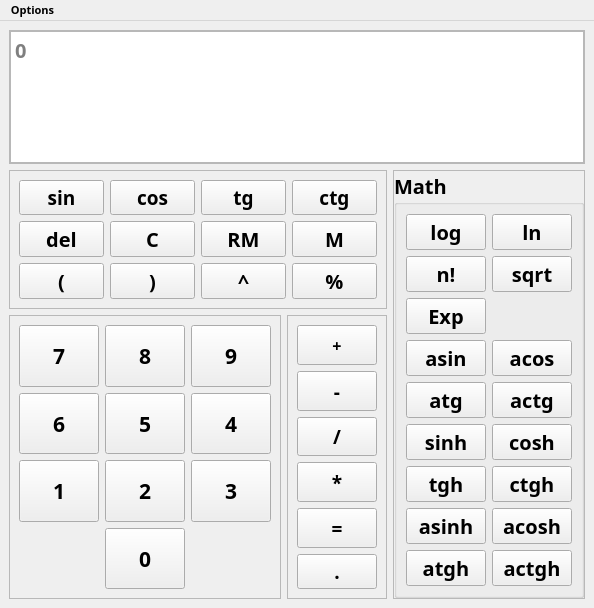
<?xml version="1.0" encoding="UTF-8"?>
<ui version="4.0">
 <class>MainWindow</class>
 <widget class="QMainWindow" name="MainWindow">
  <property name="geometry">
   <rect>
    <x>0</x>
    <y>0</y>
    <width>584</width>
    <height>608</height>
   </rect>
  </property>
  <property name="sizePolicy">
   <sizepolicy hsizetype="MinimumExpanding" vsizetype="MinimumExpanding">
    <horstretch>0</horstretch>
    <verstretch>0</verstretch>
   </sizepolicy>
  </property>
  <property name="font">
   <font>
    <family>Segoe Print</family>
    <pointsize>8</pointsize>
    <weight>75</weight>
    <bold>true</bold>
   </font>
  </property>
  <property name="windowTitle">
   <string>AwesomeCalculator</string>
  </property>
  <widget class="QWidget" name="centralwidget">
   <property name="font">
    <font>
     <pointsize>15</pointsize>
    </font>
   </property>
   <layout class="QGridLayout" name="gridLayout_3" rowstretch="2,0,0,0" columnstretch="0,0,0">
    <item row="2" column="0" colspan="2">
     <widget class="QFrame" name="frame_4">
      <property name="frameShape">
       <enum>QFrame::StyledPanel</enum>
      </property>
      <property name="frameShadow">
       <enum>QFrame::Raised</enum>
      </property>
      <layout class="QGridLayout" name="gridLayout_6">
       <item row="1" column="1">
        <widget class="QPushButton" name="cos_button">
         <property name="sizePolicy">
          <sizepolicy hsizetype="Expanding" vsizetype="Fixed">
           <horstretch>0</horstretch>
           <verstretch>0</verstretch>
          </sizepolicy>
         </property>
         <property name="font">
          <font>
           <family>Segoe Print</family>
           <pointsize>14</pointsize>
           <weight>75</weight>
           <bold>true</bold>
          </font>
         </property>
         <property name="text">
          <string>cos</string>
         </property>
        </widget>
       </item>
       <item row="1" column="2">
        <widget class="QPushButton" name="tan_button">
         <property name="sizePolicy">
          <sizepolicy hsizetype="Expanding" vsizetype="Fixed">
           <horstretch>0</horstretch>
           <verstretch>0</verstretch>
          </sizepolicy>
         </property>
         <property name="font">
          <font>
           <family>Segoe Print</family>
           <pointsize>14</pointsize>
           <weight>75</weight>
           <bold>true</bold>
          </font>
         </property>
         <property name="text">
          <string>tg</string>
         </property>
        </widget>
       </item>
       <item row="1" column="3">
        <widget class="QPushButton" name="cotan_button">
         <property name="sizePolicy">
          <sizepolicy hsizetype="Expanding" vsizetype="Fixed">
           <horstretch>0</horstretch>
           <verstretch>0</verstretch>
          </sizepolicy>
         </property>
         <property name="font">
          <font>
           <pointsize>14</pointsize>
          </font>
         </property>
         <property name="text">
          <string>ctg</string>
         </property>
        </widget>
       </item>
       <item row="1" column="0">
        <widget class="QPushButton" name="sin_button">
         <property name="sizePolicy">
          <sizepolicy hsizetype="Expanding" vsizetype="Fixed">
           <horstretch>0</horstretch>
           <verstretch>0</verstretch>
          </sizepolicy>
         </property>
         <property name="font">
          <font>
           <family>Segoe Print</family>
           <pointsize>14</pointsize>
           <weight>75</weight>
           <bold>true</bold>
          </font>
         </property>
         <property name="text">
          <string>sin</string>
         </property>
        </widget>
       </item>
       <item row="2" column="0">
        <widget class="QPushButton" name="del_button">
         <property name="text">
          <string>del</string>
         </property>
        </widget>
       </item>
       <item row="2" column="1">
        <widget class="QPushButton" name="clear_button">
         <property name="text">
          <string>C</string>
         </property>
        </widget>
       </item>
       <item row="2" column="2">
        <widget class="QPushButton" name="fromMem_button">
         <property name="text">
          <string>RM</string>
         </property>
        </widget>
       </item>
       <item row="2" column="3">
        <widget class="QPushButton" name="toMem_button">
         <property name="text">
          <string>M</string>
         </property>
        </widget>
       </item>
       <item row="3" column="0">
        <widget class="QPushButton" name="opparen_button">
         <property name="text">
          <string>(</string>
         </property>
        </widget>
       </item>
       <item row="3" column="1">
        <widget class="QPushButton" name="clparen_button">
         <property name="text">
          <string>)</string>
         </property>
        </widget>
       </item>
       <item row="3" column="2">
        <widget class="QPushButton" name="pow_button">
         <property name="text">
          <string>^</string>
         </property>
        </widget>
       </item>
       <item row="3" column="3">
        <widget class="QPushButton" name="mod_button">
         <property name="text">
          <string>%</string>
         </property>
        </widget>
       </item>
      </layout>
     </widget>
    </item>
    <item row="0" column="0" rowspan="2" colspan="3">
     <widget class="QScrollArea" name="scrollArea">
      <property name="sizePolicy">
       <sizepolicy hsizetype="Expanding" vsizetype="Minimum">
        <horstretch>0</horstretch>
        <verstretch>0</verstretch>
       </sizepolicy>
      </property>
      <property name="font">
       <font>
        <pointsize>15</pointsize>
       </font>
      </property>
      <property name="widgetResizable">
       <bool>true</bool>
      </property>
      <widget class="QWidget" name="scrollAreaWidgetContents">
       <property name="geometry">
        <rect>
         <x>0</x>
         <y>0</y>
         <width>564</width>
         <height>69</height>
        </rect>
       </property>
       <property name="sizePolicy">
        <sizepolicy hsizetype="Preferred" vsizetype="Ignored">
         <horstretch>0</horstretch>
         <verstretch>0</verstretch>
        </sizepolicy>
       </property>
       <property name="font">
        <font>
         <pointsize>14</pointsize>
        </font>
       </property>
       <layout class="QVBoxLayout" name="verticalLayout">
        <property name="leftMargin">
         <number>0</number>
        </property>
        <property name="topMargin">
         <number>0</number>
        </property>
        <property name="rightMargin">
         <number>0</number>
        </property>
        <property name="bottomMargin">
         <number>0</number>
        </property>
        <item>
         <widget class="QTextBrowser" name="result_field">
          <property name="sizePolicy">
           <sizepolicy hsizetype="Expanding" vsizetype="Ignored">
            <horstretch>0</horstretch>
            <verstretch>0</verstretch>
           </sizepolicy>
          </property>
          <property name="baseSize">
           <size>
            <width>0</width>
            <height>100</height>
           </size>
          </property>
          <property name="font">
           <font>
            <pointsize>15</pointsize>
           </font>
          </property>
          <property name="layoutDirection">
           <enum>Qt::LeftToRight</enum>
          </property>
          <property name="html">
           <string>&lt;!DOCTYPE HTML PUBLIC &quot;-//W3C//DTD HTML 4.0//EN&quot; &quot;http://www.w3.org/TR/REC-html40/strict.dtd&quot;&gt;
&lt;html&gt;&lt;head&gt;&lt;meta name=&quot;qrichtext&quot; content=&quot;1&quot; /&gt;&lt;style type=&quot;text/css&quot;&gt;
p, li { white-space: pre-wrap; }
&lt;/style&gt;&lt;/head&gt;&lt;body style=&quot; font-family:'Segoe Print'; font-size:15pt; font-weight:600; font-style:normal;&quot;&gt;
&lt;p style=&quot;-qt-paragraph-type:empty; margin-top:0px; margin-bottom:0px; margin-left:0px; margin-right:0px; -qt-block-indent:0; text-indent:0px;&quot;&gt;&lt;br /&gt;&lt;/p&gt;&lt;/body&gt;&lt;/html&gt;</string>
          </property>
          <property name="placeholderText">
           <string>0</string>
          </property>
         </widget>
        </item>
       </layout>
      </widget>
     </widget>
    </item>
    <item row="3" column="1">
     <widget class="QFrame" name="frame_2">
      <property name="sizePolicy">
       <sizepolicy hsizetype="Fixed" vsizetype="Expanding">
        <horstretch>0</horstretch>
        <verstretch>0</verstretch>
       </sizepolicy>
      </property>
      <property name="font">
       <font>
        <family>Segoe Script</family>
        <pointsize>14</pointsize>
        <weight>75</weight>
        <bold>true</bold>
       </font>
      </property>
      <property name="frameShape">
       <enum>QFrame::StyledPanel</enum>
      </property>
      <property name="frameShadow">
       <enum>QFrame::Raised</enum>
      </property>
      <layout class="QGridLayout" name="gridLayout_2">
       <item row="4" column="0">
        <widget class="QPushButton" name="result_button">
         <property name="sizePolicy">
          <sizepolicy hsizetype="Expanding" vsizetype="Expanding">
           <horstretch>0</horstretch>
           <verstretch>0</verstretch>
          </sizepolicy>
         </property>
         <property name="text">
          <string>=</string>
         </property>
        </widget>
       </item>
       <item row="1" column="0">
        <widget class="QPushButton" name="minus_button">
         <property name="sizePolicy">
          <sizepolicy hsizetype="Expanding" vsizetype="Expanding">
           <horstretch>0</horstretch>
           <verstretch>0</verstretch>
          </sizepolicy>
         </property>
         <property name="text">
          <string>-</string>
         </property>
        </widget>
       </item>
       <item row="3" column="0">
        <widget class="QPushButton" name="mul_button">
         <property name="sizePolicy">
          <sizepolicy hsizetype="Expanding" vsizetype="Expanding">
           <horstretch>0</horstretch>
           <verstretch>0</verstretch>
          </sizepolicy>
         </property>
         <property name="text">
          <string>*</string>
         </property>
        </widget>
       </item>
       <item row="0" column="0">
        <widget class="QPushButton" name="plus_button">
         <property name="sizePolicy">
          <sizepolicy hsizetype="Expanding" vsizetype="Expanding">
           <horstretch>0</horstretch>
           <verstretch>0</verstretch>
          </sizepolicy>
         </property>
         <property name="font">
          <font>
           <pointsize>12</pointsize>
          </font>
         </property>
         <property name="text">
          <string>+</string>
         </property>
        </widget>
       </item>
       <item row="2" column="0">
        <widget class="QPushButton" name="division_button">
         <property name="sizePolicy">
          <sizepolicy hsizetype="Expanding" vsizetype="Expanding">
           <horstretch>0</horstretch>
           <verstretch>0</verstretch>
          </sizepolicy>
         </property>
         <property name="text">
          <string>/</string>
         </property>
        </widget>
       </item>
       <item row="5" column="0">
        <widget class="QPushButton" name="dot_button">
         <property name="text">
          <string>.</string>
         </property>
        </widget>
       </item>
      </layout>
     </widget>
    </item>
    <item row="3" column="0">
     <widget class="QFrame" name="frame">
      <property name="sizePolicy">
       <sizepolicy hsizetype="Expanding" vsizetype="Expanding">
        <horstretch>0</horstretch>
        <verstretch>0</verstretch>
       </sizepolicy>
      </property>
      <property name="font">
       <font>
        <family>Segoe Print</family>
        <pointsize>16</pointsize>
        <weight>75</weight>
        <bold>true</bold>
       </font>
      </property>
      <property name="frameShape">
       <enum>QFrame::StyledPanel</enum>
      </property>
      <property name="frameShadow">
       <enum>QFrame::Raised</enum>
      </property>
      <layout class="QGridLayout" name="gridLayout">
       <item row="3" column="0">
        <widget class="QPushButton" name="one_button">
         <property name="sizePolicy">
          <sizepolicy hsizetype="Expanding" vsizetype="Expanding">
           <horstretch>0</horstretch>
           <verstretch>0</verstretch>
          </sizepolicy>
         </property>
         <property name="text">
          <string>1</string>
         </property>
        </widget>
       </item>
       <item row="3" column="2">
        <widget class="QPushButton" name="three_button">
         <property name="sizePolicy">
          <sizepolicy hsizetype="Expanding" vsizetype="Expanding">
           <horstretch>0</horstretch>
           <verstretch>0</verstretch>
          </sizepolicy>
         </property>
         <property name="text">
          <string>3</string>
         </property>
        </widget>
       </item>
       <item row="4" column="1">
        <widget class="QPushButton" name="zero_button">
         <property name="sizePolicy">
          <sizepolicy hsizetype="Expanding" vsizetype="Expanding">
           <horstretch>0</horstretch>
           <verstretch>0</verstretch>
          </sizepolicy>
         </property>
         <property name="text">
          <string>0</string>
         </property>
        </widget>
       </item>
       <item row="2" column="0">
        <widget class="QPushButton" name="six_button">
         <property name="sizePolicy">
          <sizepolicy hsizetype="Expanding" vsizetype="Expanding">
           <horstretch>0</horstretch>
           <verstretch>0</verstretch>
          </sizepolicy>
         </property>
         <property name="text">
          <string>6</string>
         </property>
        </widget>
       </item>
       <item row="3" column="1">
        <widget class="QPushButton" name="two_button">
         <property name="sizePolicy">
          <sizepolicy hsizetype="Expanding" vsizetype="Expanding">
           <horstretch>0</horstretch>
           <verstretch>0</verstretch>
          </sizepolicy>
         </property>
         <property name="text">
          <string>2</string>
         </property>
        </widget>
       </item>
       <item row="2" column="1">
        <widget class="QPushButton" name="five_button">
         <property name="sizePolicy">
          <sizepolicy hsizetype="Expanding" vsizetype="Expanding">
           <horstretch>0</horstretch>
           <verstretch>0</verstretch>
          </sizepolicy>
         </property>
         <property name="text">
          <string>5</string>
         </property>
        </widget>
       </item>
       <item row="1" column="2">
        <widget class="QPushButton" name="nine_button">
         <property name="sizePolicy">
          <sizepolicy hsizetype="Expanding" vsizetype="Expanding">
           <horstretch>0</horstretch>
           <verstretch>0</verstretch>
          </sizepolicy>
         </property>
         <property name="text">
          <string>9</string>
         </property>
        </widget>
       </item>
       <item row="2" column="2">
        <widget class="QPushButton" name="four_button">
         <property name="sizePolicy">
          <sizepolicy hsizetype="Expanding" vsizetype="Expanding">
           <horstretch>0</horstretch>
           <verstretch>0</verstretch>
          </sizepolicy>
         </property>
         <property name="text">
          <string>4</string>
         </property>
        </widget>
       </item>
       <item row="1" column="0">
        <widget class="QPushButton" name="seven_button">
         <property name="sizePolicy">
          <sizepolicy hsizetype="Expanding" vsizetype="Expanding">
           <horstretch>0</horstretch>
           <verstretch>0</verstretch>
          </sizepolicy>
         </property>
         <property name="text">
          <string>7</string>
         </property>
        </widget>
       </item>
       <item row="1" column="1">
        <widget class="QPushButton" name="eight_button">
         <property name="sizePolicy">
          <sizepolicy hsizetype="Expanding" vsizetype="Expanding">
           <horstretch>0</horstretch>
           <verstretch>0</verstretch>
          </sizepolicy>
         </property>
         <property name="text">
          <string>8</string>
         </property>
        </widget>
       </item>
      </layout>
     </widget>
    </item>
    <item row="2" column="2" rowspan="2">
     <widget class="QFrame" name="frame_3">
      <property name="frameShape">
       <enum>QFrame::StyledPanel</enum>
      </property>
      <property name="frameShadow">
       <enum>QFrame::Raised</enum>
      </property>
      <layout class="QFormLayout" name="formLayout">
       <property name="horizontalSpacing">
        <number>0</number>
       </property>
       <property name="verticalSpacing">
        <number>2</number>
       </property>
       <property name="leftMargin">
        <number>0</number>
       </property>
       <property name="topMargin">
        <number>0</number>
       </property>
       <property name="rightMargin">
        <number>0</number>
       </property>
       <property name="bottomMargin">
        <number>0</number>
       </property>
       <item row="0" column="1">
        <widget class="QGroupBox" name="groupBox_2">
         <property name="title">
          <string>Math</string>
         </property>
         <layout class="QGridLayout" name="gridLayout_8">
          <item row="2" column="0">
           <widget class="QPushButton" name="exp_button">
            <property name="text">
             <string>Exp</string>
            </property>
           </widget>
          </item>
          <item row="1" column="0">
           <widget class="QPushButton" name="factorial_button">
            <property name="text">
             <string>n!</string>
            </property>
           </widget>
          </item>
          <item row="1" column="1">
           <widget class="QPushButton" name="sqrt_button">
            <property name="text">
             <string>sqrt</string>
            </property>
           </widget>
          </item>
          <item row="4" column="0">
           <widget class="QPushButton" name="atg_button">
            <property name="text">
             <string>atg</string>
            </property>
           </widget>
          </item>
          <item row="6" column="1">
           <widget class="QPushButton" name="ctgh_button">
            <property name="text">
             <string>ctgh</string>
            </property>
           </widget>
          </item>
          <item row="3" column="0">
           <widget class="QPushButton" name="asin_button">
            <property name="text">
             <string>asin</string>
            </property>
           </widget>
          </item>
          <item row="5" column="1">
           <widget class="QPushButton" name="cosh_button">
            <property name="text">
             <string>cosh</string>
            </property>
           </widget>
          </item>
          <item row="0" column="1">
           <widget class="QPushButton" name="log_e_button">
            <property name="text">
             <string>ln</string>
            </property>
           </widget>
          </item>
          <item row="0" column="0">
           <widget class="QPushButton" name="log_ten_button">
            <property name="text">
             <string>log</string>
            </property>
           </widget>
          </item>
          <item row="8" column="0">
           <widget class="QPushButton" name="atgh_button">
            <property name="text">
             <string>atgh</string>
            </property>
           </widget>
          </item>
          <item row="8" column="1">
           <widget class="QPushButton" name="actgh_button">
            <property name="text">
             <string>actgh</string>
            </property>
           </widget>
          </item>
          <item row="6" column="0">
           <widget class="QPushButton" name="tgh_button">
            <property name="text">
             <string>tgh</string>
            </property>
           </widget>
          </item>
          <item row="4" column="1">
           <widget class="QPushButton" name="actg_button">
            <property name="text">
             <string>actg</string>
            </property>
           </widget>
          </item>
          <item row="5" column="0">
           <widget class="QPushButton" name="sinh_button">
            <property name="text">
             <string>sinh</string>
            </property>
           </widget>
          </item>
          <item row="3" column="1">
           <widget class="QPushButton" name="acos_button">
            <property name="text">
             <string>acos</string>
            </property>
           </widget>
          </item>
          <item row="7" column="0">
           <widget class="QPushButton" name="asinh_button">
            <property name="text">
             <string>asinh</string>
            </property>
           </widget>
          </item>
          <item row="7" column="1">
           <widget class="QPushButton" name="acosh_button">
            <property name="text">
             <string>acosh</string>
            </property>
           </widget>
          </item>
         </layout>
        </widget>
       </item>
      </layout>
     </widget>
    </item>
   </layout>
  </widget>
  <widget class="QMenuBar" name="menuBar">
   <property name="geometry">
    <rect>
     <x>0</x>
     <y>0</y>
     <width>584</width>
     <height>21</height>
    </rect>
   </property>
   <widget class="QMenu" name="menuOptions">
    <property name="title">
     <string>Options</string>
    </property>
    <addaction name="actionRegular"/>
    <addaction name="actionExtended"/>
    <addaction name="actionProgrammer"/>
   </widget>
   <addaction name="menuOptions"/>
  </widget>
  <action name="actionRegular">
   <property name="checkable">
    <bool>true</bool>
   </property>
   <property name="checked">
    <bool>false</bool>
   </property>
   <property name="text">
    <string>Regular</string>
   </property>
  </action>
  <action name="actionExtended">
   <property name="checkable">
    <bool>true</bool>
   </property>
   <property name="checked">
    <bool>true</bool>
   </property>
   <property name="text">
    <string>Extended</string>
   </property>
  </action>
  <action name="actionProgrammer">
   <property name="checkable">
    <bool>true</bool>
   </property>
   <property name="text">
    <string>Programmer</string>
   </property>
  </action>
 </widget>
 <resources/>
 <connections/>
</ui>
